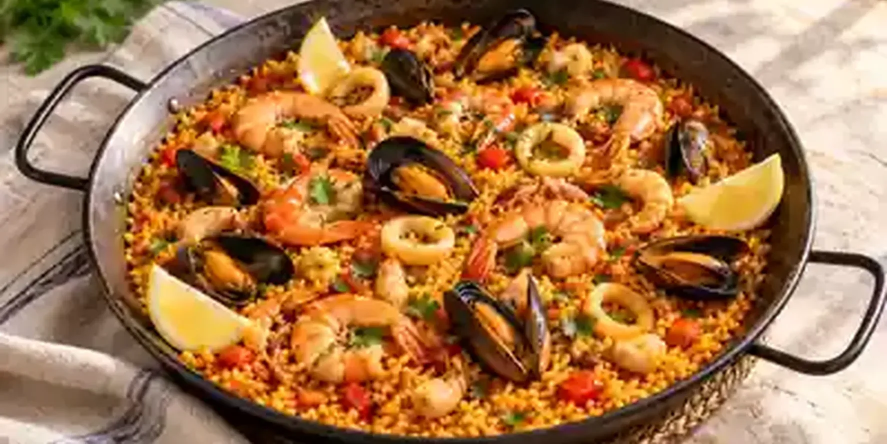
#> input picture assets/paella-espagnole-aux-fruits-de-mer_banner_big.webp, 1774 x 887 px (shown at 1/2 size); its folder holds 5 pictures in this run
$ python generate_paella_assets.py
#> lines starting #> are read from the running program, lines starting #| are printed output that depends on the picture; pictures that were not available may be replaced by others from this repository, and a replacement may not be noted
import base64
import shutil
from pathlib import Path
from PIL import Image, ImageOps

ROOT = Path(__file__).resolve().parents[1]
ASSETS = ROOT / "assets"
SLUG = "paella-espagnole-aux-fruits-de-mer"
SOURCE_DIR = ASSETS / ".paella_image_chunks"

# On the one-time import, assemble masters cropped from the user's original photo.
# The chunk files are removed before the workflow commits the generated WebP variants.
if SOURCE_DIR.exists():
    sources = {
        "banner": ASSETS / f"{SLUG}_banner_big.webp",
        "icon": ASSETS / f"{SLUG}_icon_big.webp",
    }
    for role, target in sources.items():
        pieces = sorted(SOURCE_DIR.glob(f"{role}_*.b64"))
        if not pieces:
            raise RuntimeError(f"Missing source image chunks for {role}")
        encoded = "".join(piece.read_text(encoding="ascii") for piece in pieces)
        target.write_bytes(base64.b64decode(encoded, validate=True))
        with Image.open(target) as image:
            image.verify()

    shutil.rmtree(SOURCE_DIR)

# Recipe banners are wide 3:1 crops; icons are square 1:1 crops.
banner_master_path = ASSETS / f"{SLUG}_banner_big.webp"
icon_master_path = ASSETS / f"{SLUG}_icon_big.webp"

banner_master = Image.open(banner_master_path).convert("RGB")
#> banner_master is the input picture: PIL image 1774x887 RGB; mean R, G, B 165.5, 118, 74.6
icon_master = Image.open(icon_master_path).convert("RGB")
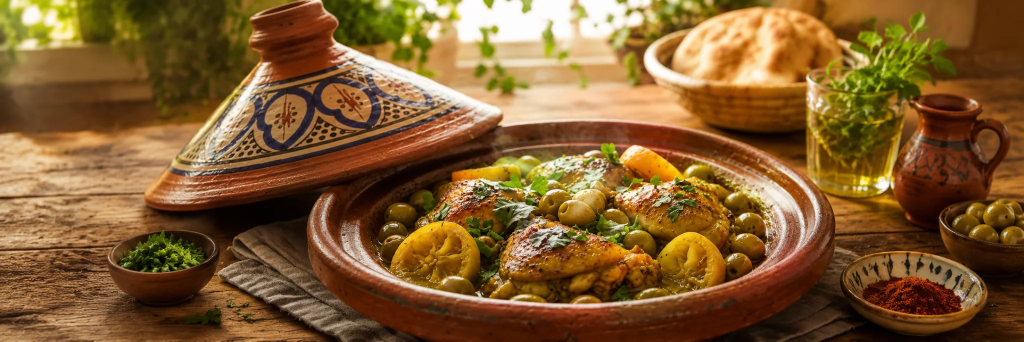
#> input picture assets/01a019d2-8d0c-723d-87eb-057f0216a350_banner_big.webp, 2048 x 683 px, given in place of paella-espagnole-aux-fruits-de-mer_icon_big.webp, which was not available (shown at 1/2 size)
#> icon_master is the input picture: PIL image 2048x683 RGB; mean R, G, B 129.9, 93.1, 47.8

def save_variant(master, suffix, size):
#> called with suffix = 'banner_big', size = (1774, 592)
    image = ImageOps.fit(
        master,
        size,
        method=Image.Resampling.LANCZOS,
        centering=(0.5, 0.5),
    )
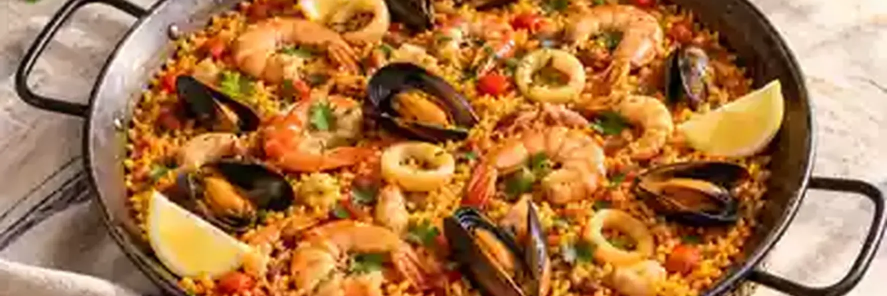
#> image: PIL image 1774x592 RGB (shown at 1/2 size); mean R, G, B 171.2, 118.3, 70.1
    image.save(ASSETS / f"{SLUG}_{suffix}.webp", format="WEBP", quality=82, method=6)

save_variant(banner_master, "banner_big", (1774, 592))
save_variant(banner_master, "banner_medium", (1024, 341))
#> call 2 of save_variant, with suffix = 'banner_medium', size = (1024, 341)
#> in save_variant (call 2), `image = ImageOps.fit( master, size, method=Image.Resampling.LANCZOS, c..`:
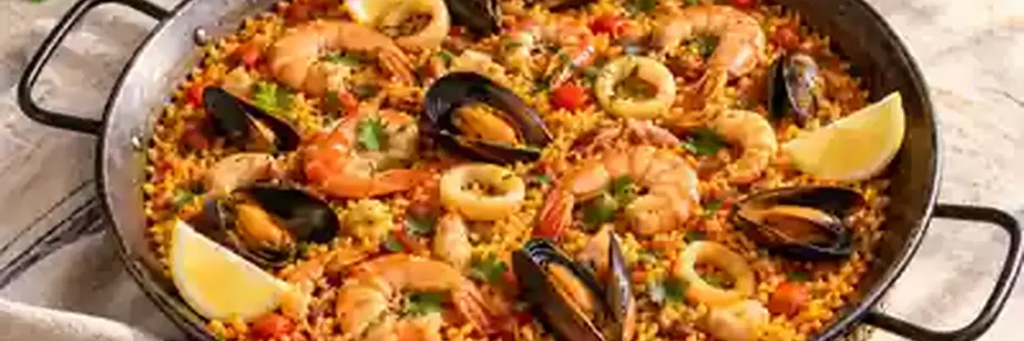
#> image: PIL image 1024x341 RGB; mean R, G, B 171.2, 118.3, 70.1
save_variant(banner_master, "banner_small", (512, 171))
#> call 3 of save_variant, with suffix = 'banner_small', size = (512, 171)
#> in save_variant (call 3), `image = ImageOps.fit( master, size, method=Image.Resampling.LANCZOS, c..`:
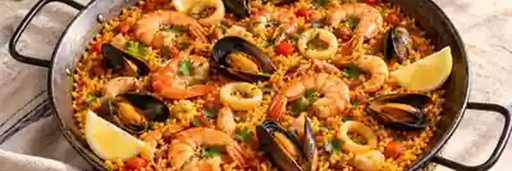
#> image: PIL image 512x171 RGB; mean R, G, B 171.2, 118.3, 70.2
save_variant(icon_master, "icon_big", (512, 512))
#> call 4 of save_variant, with suffix = 'icon_big', size = (512, 512)
#> in save_variant (call 4), `image = ImageOps.fit( master, size, method=Image.Resampling.LANCZOS, c..`:
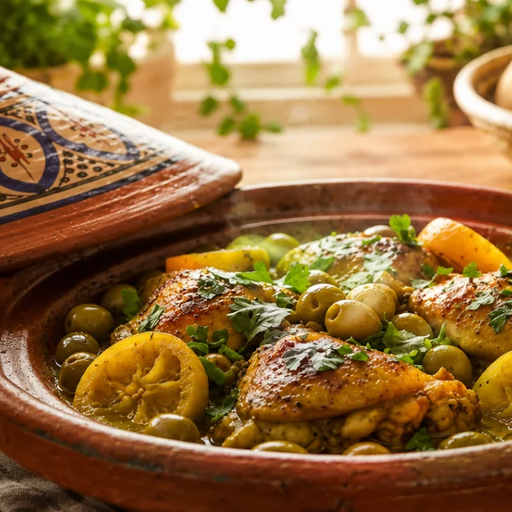
#> image: PIL image 512x512 RGB; mean R, G, B 149.2, 113.8, 66.2
save_variant(icon_master, "icon_medium", (256, 256))
#> in save_variant (call 5), `image = ImageOps.fit( master, size, method=Image.Resampling.LANCZOS, c..`:
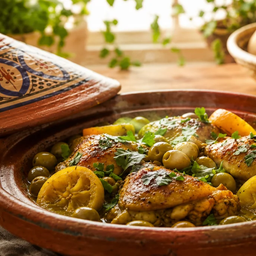
#> image: PIL image 256x256 RGB; mean R, G, B 149.2, 113.8, 66.2
save_variant(icon_master, "icon_small", (128, 128))
#> in save_variant (call 6), `image = ImageOps.fit( master, size, method=Image.Resampling.LANCZOS, c..`:
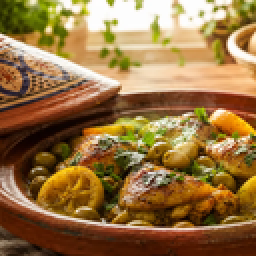
#> image: PIL image 128x128 RGB (shown 2 times larger); mean R, G, B 149.2, 113.8, 66.3

print("Generated paella assets from the imported source photo: 3:1 WebP banners and 1:1 WebP icons.")
